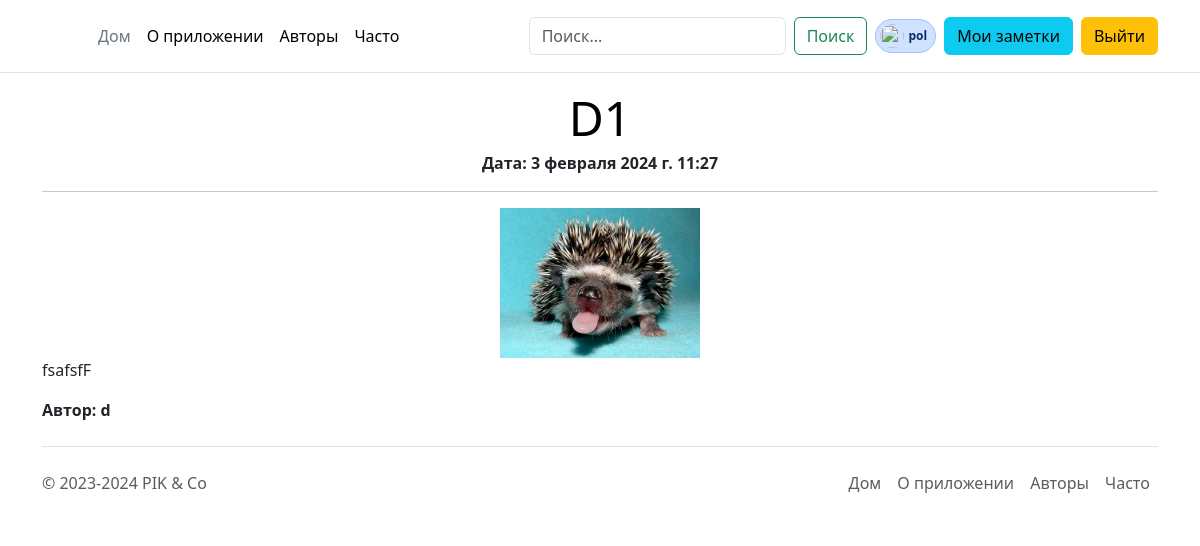
The app's page /note/5f6d1e30-2593-40b1-91f7-0d80880c2636 (signed in) with its own data.
### user/models.py (models this page shows)
class User(AbstractUser):
    phone = models.CharField(max_length=11, null=True, blank=True)
    country = models.CharField(max_length=20, null=True, blank=True)
    class Meta:
        db_table = "users"

### notes/models.py (models this page shows, shortened)
class Note(models.Model):
    uuid = models.UUIDField(primary_key=True, default=uuid.uuid4, editable=False)
    title = models.CharField(max_length=255)
    anons = models.CharField(max_length=255)
    content = models.TextField()
    created_at = models.DateTimeField(auto_now_add=True)
    mod_time = models.DateTimeField(null=True, blank=True)
    image = models.ImageField(upload_to=upload_to, null=True, blank=True, verbose_name="Превью")
    user = models.ForeignKey(get_user_model(), on_delete=models.CASCADE)
    objects = models.Manager()  # Он подключается к базе.
    class Meta:
        ordering = ['-created_at']  # Дефис это означает DESC сортировку (обратную).
        indexes = [
            models.Index(fields=("created_at",), name="created_at_index"),
        ]

### notes/views.py (the view)
# urls.py: path('<note_uuid>', views.show_note_view, name='note'),
def show_note_view(request: WSGIRequest, note_uuid):
    try:
        note = Note.objects.get(uuid=note_uuid)  # Получение только ОДНОЙ записи.
    except Note.DoesNotExist:
        raise Http404
    return render(request, "note/note.html", {"note": note})

### notes/templates/note/note.html (shortened to what this page needs)
{% extends 'base.html' %}
{% block content %}
    <div class="container">
        <div class="text-center">
            <h2 class="display-5 link-body-emphasis mb-1">{{ note.title | upper }}</h2>
            <p class="blog-post-meta"><b>Дата: {{ note.created_at }}</b></p>
        </div>
        <hr>
        {% if note.image %}
            <div class="d-flex justify-content-center">
                <img style="max-height: 150px;" src="{{ note.image.url }}">
            </div>
        {% endif %}
        <div>{{ note.content | safe | linebreaks }}</div>
        <p><b>Автор: {{ note.user }}</b></p>
    </div>
{% endblock %}

### templates/menu.html (shortened to what this page needs)
{% if user.is_authenticated %}
  <header class="p-3 mb-3 border-bottom">
    <div class="container">
      <div class="d-flex flex-wrap align-items-center justify-content-center justify-content-lg-start">
        <a href="/" class="d-flex align-items-center mb-2 mb-lg-0 link-body-emphasis text-decoration-none">
          <svg class="bi me-2" width="40" height="32" role="img" aria-label="Бутстрап"><use xlink:href="#bootstrap"></use></svg>
        </a>
        <ul class="nav col-12 col-lg-auto me-lg-auto mb-2 justify-content-center mb-md-0">
          <li><a href="{% url 'home' %}" class="nav-link px-2 link-secondary">Дом</a></li>
          <li><a href="{% url 'about' %}" class="nav-link px-2 link-body-emphasis">О приложении</a></li>
          <li><a href="{% url 'all_users' %}" class="nav-link px-2 link-body-emphasis">Авторы</a></li>
          <li><a href="#" class="nav-link px-2 link-body-emphasis">Часто</a></li>
        </ul>
        <form class="d-flex" role="search" action="{% url 'filter-notes' %}">
          <input name="search" value="{{ search_value_form }}"
                 class="form-control me-2" type="search" placeholder="Поиск..." aria-label="Поиск">
          <button class="btn btn-outline-success me-2" type="submit">Поиск</button>
        </form>
        <div class="d-flex gap-2 justify-content-center me-2">
          <span class="badge d-flex align-items-center p-1 pe-2 text-primary-emphasis bg-primary-subtle border border-primary-subtle rounded-pill">
            <img class="rounded-circle me-1" width="24" height="24" src="https://github.com/mdo.png" alt="">{{ user }}
          </span>
        </div>
        <div class="text-end">
          <a class="btn btn-info me-2" href="{% url 'your_notes' user %}" role="button">Мои заметки</a>
        </div>
        <form action="{% url 'logout' %}" method="post">
          <button class="btn btn-warning" type="submit">Выйти</button>
        </form>
      </div>
    </div>
  </header>
{% endif %}

### records on screen
User: username "pol"
Note: title "D1", created_at "3 февраля 2024 г. 11:27", image (picture), content "fsafsfF", user "d"
